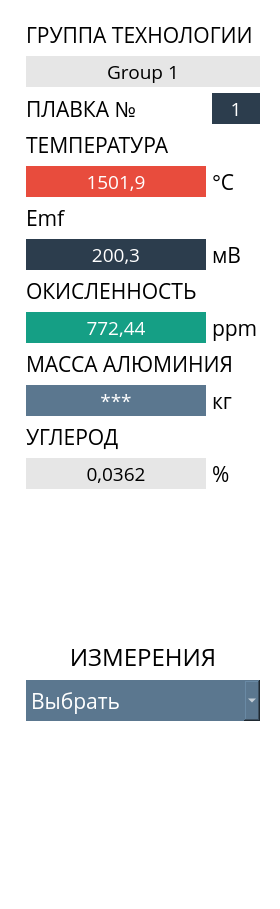
           <widget class="QWidget" name="archiveSteel">
            <property name="styleSheet">
             <string notr="true">background-color: rgb(255, 255, 255);</string>
            </property>
            <layout class="QHBoxLayout" name="horizontalLayout_19">
             <item>
              <widget class="QCustomPlot" name="customPlotSteel" native="true">
               <property name="sizePolicy">
                <sizepolicy hsizetype="Preferred" vsizetype="MinimumExpanding">
                 <horstretch>0</horstretch>
                 <verstretch>0</verstretch>
                </sizepolicy>
               </property>
               <property name="font">
                <font>
                 <family>Open Sans</family>
                 <pointsize>14</pointsize>
                 <weight>75</weight>
                 <bold>true</bold>
                 <stylestrategy>NoAntialias</stylestrategy>
                </font>
               </property>
               <property name="focusPolicy">
                <enum>Qt::ClickFocus</enum>
               </property>
              </widget>
             </item>
             <item>
              <widget class="QFrame" name="frame_6">
               <property name="minimumSize">
                <size>
                 <width>252</width>
                 <height>0</height>
                </size>
               </property>
               <property name="maximumSize">
                <size>
                 <width>252</width>
                 <height>16777215</height>
                </size>
               </property>
               <property name="frameShape">
                <enum>QFrame::NoFrame</enum>
               </property>
               <property name="frameShadow">
                <enum>QFrame::Raised</enum>
               </property>
               <layout class="QGridLayout" name="gridLayout_4">
                <item row="15" column="0" colspan="2">
                 <widget class="QComboBox" name="timeSteel">
                  <property name="sizePolicy">
                   <sizepolicy hsizetype="Preferred" vsizetype="Preferred">
                    <horstretch>0</horstretch>
                    <verstretch>0</verstretch>
                   </sizepolicy>
                  </property>
                  <property name="minimumSize">
                   <size>
                    <width>0</width>
                    <height>41</height>
                   </size>
                  </property>
                  <property name="font">
                   <font>
                    <family>Open Sans</family>
                    <pointsize>16</pointsize>
                   </font>
                  </property>
                  <property name="layoutDirection">
                   <enum>Qt::LeftToRight</enum>
                  </property>
                  <property name="styleSheet">
                   <string notr="true">background-color: rgb(91, 119, 143);
color: rgb(255, 255, 255);
border-radius: 0px;
text-align: center;</string>
                  </property>
                  <property name="currentText">
                   <string>Выбрать</string>
                  </property>
                  <property name="currentIndex">
                   <number>0</number>
                  </property>
                  <property name="insertPolicy">
                   <enum>QComboBox::NoInsert</enum>
                  </property>
                  <property name="iconSize">
                   <size>
                    <width>0</width>
                    <height>0</height>
                   </size>
                  </property>
                  <property name="modelColumn">
                   <number>0</number>
                  </property>
                  <item>
                   <property name="text">
                    <string>Выбрать</string>
                   </property>
                  </item>
                  <item>
                   <property name="text">
                    <string>23.07.18 11:05</string>
                   </property>
                  </item>
                  <item>
                   <property name="text">
                    <string>23.07.18 11:07</string>
                   </property>
                  </item>
                 </widget>
                </item>
                <item row="3" column="0" colspan="2">
                 <widget class="QLabel" name="label_59">
                  <property name="font">
                   <font>
                    <family>Open Sans</family>
                    <pointsize>16</pointsize>
                   </font>
                  </property>
                  <property name="text">
                   <string>ТЕМПЕРАТУРА</string>
                  </property>
                  <property name="alignment">
                   <set>Qt::AlignLeading|Qt::AlignLeft|Qt::AlignVCenter</set>
                  </property>
                 </widget>
                </item>
                <item row="1" column="0" colspan="2">
                 <widget class="QLabel" name="nameSteelTech">
                  <property name="minimumSize">
                   <size>
                    <width>131</width>
                    <height>31</height>
                   </size>
                  </property>
                  <property name="maximumSize">
                   <size>
                    <width>10000000</width>
                    <height>10000000</height>
                   </size>
                  </property>
                  <property name="font">
                   <font>
                    <family>Open Sans</family>
                    <pointsize>14</pointsize>
                   </font>
                  </property>
                  <property name="styleSheet">
                   <string notr="true">background-color: rgb(230, 230, 230);
color: rgb(0, 0, 0);
border-radius: 0px;
</string>
                  </property>
                  <property name="text">
                   <string>Group 1</string>
                  </property>
                  <property name="alignment">
                   <set>Qt::AlignCenter</set>
                  </property>
                 </widget>
                </item>
                <item row="5" column="0" colspan="2">
                 <widget class="QLabel" name="label_56">
                  <property name="font">
                   <font>
                    <family>Open Sans</family>
                    <pointsize>16</pointsize>
                   </font>
                  </property>
                  <property name="text">
                   <string>Emf</string>
                  </property>
                  <property name="alignment">
                   <set>Qt::AlignLeading|Qt::AlignLeft|Qt::AlignVCenter</set>
                  </property>
                 </widget>
                </item>
                <item row="7" column="0" colspan="2">
                 <widget class="QLabel" name="label_18">
                  <property name="font">
                   <font>
                    <family>Open Sans</family>
                    <pointsize>16</pointsize>
                   </font>
                  </property>
                  <property name="text">
                   <string>ОКИСЛЕННОСТЬ</string>
                  </property>
                  <property name="alignment">
                   <set>Qt::AlignLeading|Qt::AlignLeft|Qt::AlignVCenter</set>
                  </property>
                 </widget>
                </item>
                <item row="11" column="0" colspan="2">
                 <widget class="QLabel" name="label_63">
                  <property name="font">
                   <font>
                    <family>Open Sans</family>
                    <pointsize>16</pointsize>
                   </font>
                  </property>
                  <property name="text">
                   <string>УГЛЕРОД</string>
                  </property>
                  <property name="alignment">
                   <set>Qt::AlignLeading|Qt::AlignLeft|Qt::AlignVCenter</set>
                  </property>
                 </widget>
                </item>
                <item row="14" column="0" colspan="2">
                 <widget class="QLabel" name="label_51">
                  <property name="font">
                   <font>
                    <family>Open Sans</family>
                    <pointsize>18</pointsize>
                   </font>
                  </property>
                  <property name="text">
                   <string>ИЗМЕРЕНИЯ</string>
                  </property>
                  <property name="alignment">
                   <set>Qt::AlignCenter</set>
                  </property>
                  <property name="margin">
                   <number>10</number>
                  </property>
                 </widget>
                </item>
                <item row="0" column="0" colspan="2">
                 <widget class="QLabel" name="label_58">
                  <property name="font">
                   <font>
                    <family>Open Sans</family>
                    <pointsize>16</pointsize>
                   </font>
                  </property>
                  <property name="text">
                   <string>ГРУППА ТЕХНОЛОГИИ</string>
                  </property>
                  <property name="alignment">
                   <set>Qt::AlignLeading|Qt::AlignLeft|Qt::AlignVCenter</set>
                  </property>
                 </widget>
                </item>
                <item row="6" column="0">
                 <widget class="QLabel" name="steelEmf">
                  <property name="minimumSize">
                   <size>
                    <width>180</width>
                    <height>31</height>
                   </size>
                  </property>
                  <property name="maximumSize">
                   <size>
                    <width>185</width>
                    <height>45</height>
                   </size>
                  </property>
                  <property name="font">
                   <font>
                    <family>Open Sans</family>
                    <pointsize>14</pointsize>
                   </font>
                  </property>
                  <property name="styleSheet">
                   <string notr="true">background-color:rgb(44, 61, 77);
color: rgb(255 , 255, 255);
border-radius: 0px;</string>
                  </property>
                  <property name="text">
                   <string>200,3</string>
                  </property>
                  <property name="alignment">
                   <set>Qt::AlignCenter</set>
                  </property>
                 </widget>
                </item>
                <item row="4" column="1">
                 <widget class="QLabel" name="label_9">
                  <property name="font">
                   <font>
                    <family>Open Sans</family>
                    <pointsize>16</pointsize>
                   </font>
                  </property>
                  <property name="text">
                   <string>°С</string>
                  </property>
                 </widget>
                </item>
                <item row="4" column="0">
                 <widget class="QLabel" name="steelTemp">
                  <property name="minimumSize">
                   <size>
                    <width>180</width>
                    <height>31</height>
                   </size>
                  </property>
                  <property name="maximumSize">
                   <size>
                    <width>185</width>
                    <height>45</height>
                   </size>
                  </property>
                  <property name="font">
                   <font>
                    <family>Open Sans</family>
                    <pointsize>14</pointsize>
                   </font>
                  </property>
                  <property name="styleSheet">
                   <string notr="true">background-color: rgb(232, 76, 61);
color: rgb(255, 255, 255);
border-radius: 0px;</string>
                  </property>
                  <property name="text">
                   <string>1501,9</string>
                  </property>
                  <property name="alignment">
                   <set>Qt::AlignCenter</set>
                  </property>
                 </widget>
                </item>
                <item row="6" column="1">
                 <widget class="QLabel" name="label_57">
                  <property name="font">
                   <font>
                    <family>Open Sans</family>
                    <pointsize>16</pointsize>
                   </font>
                  </property>
                  <property name="text">
                   <string>мВ</string>
                  </property>
                 </widget>
                </item>
                <item row="8" column="0">
                 <widget class="QLabel" name="steelAO">
                  <property name="minimumSize">
                   <size>
                    <width>180</width>
                    <height>31</height>
                   </size>
                  </property>
                  <property name="maximumSize">
                   <size>
                    <width>185</width>
                    <height>45</height>
                   </size>
                  </property>
                  <property name="font">
                   <font>
                    <family>Open Sans</family>
                    <pointsize>14</pointsize>
                   </font>
                  </property>
                  <property name="styleSheet">
                   <string notr="true">	background-color: rgb(21, 159, 133);
	color: rgb(255, 255, 255);
	border-radius: 0px;</string>
                  </property>
                  <property name="text">
                   <string>772,44</string>
                  </property>
                  <property name="alignment">
                   <set>Qt::AlignCenter</set>
                  </property>
                 </widget>
                </item>
                <item row="8" column="1">
                 <widget class="QLabel" name="label_62">
                  <property name="font">
                   <font>
                    <family>Open Sans</family>
                    <pointsize>16</pointsize>
                   </font>
                  </property>
                  <property name="text">
                   <string>ppm</string>
                  </property>
                 </widget>
                </item>
                <item row="9" column="0" colspan="2">
                 <widget class="QLabel" name="label_61">
                  <property name="font">
                   <font>
                    <family>Open Sans</family>
                    <pointsize>16</pointsize>
                   </font>
                  </property>
                  <property name="text">
                   <string>МАССА АЛЮМИНИЯ</string>
                  </property>
                  <property name="alignment">
                   <set>Qt::AlignLeading|Qt::AlignLeft|Qt::AlignVCenter</set>
                  </property>
                 </widget>
                </item>
                <item row="10" column="1">
                 <widget class="QLabel" name="label_60">
                  <property name="font">
                   <font>
                    <family>Open Sans</family>
                    <pointsize>16</pointsize>
                   </font>
                  </property>
                  <property name="text">
                   <string>кг</string>
                  </property>
                 </widget>
                </item>
                <item row="10" column="0">
                 <widget class="QLabel" name="steelAl">
                  <property name="minimumSize">
                   <size>
                    <width>180</width>
                    <height>31</height>
                   </size>
                  </property>
                  <property name="maximumSize">
                   <size>
                    <width>185</width>
                    <height>45</height>
                   </size>
                  </property>
                  <property name="font">
                   <font>
                    <family>Open Sans</family>
                    <pointsize>14</pointsize>
                   </font>
                  </property>
                  <property name="styleSheet">
                   <string notr="true">	background-color: rgb(91, 119, 143);
	color: rgb(255, 255, 255);
	border-radius: 0px;</string>
                  </property>
                  <property name="text">
                   <string>***</string>
                  </property>
                  <property name="alignment">
                   <set>Qt::AlignCenter</set>
                  </property>
                 </widget>
                </item>
                <item row="12" column="0">
                 <widget class="QLabel" name="steelC">
                  <property name="minimumSize">
                   <size>
                    <width>180</width>
                    <height>31</height>
                   </size>
                  </property>
                  <property name="maximumSize">
                   <size>
                    <width>185</width>
                    <height>45</height>
                   </size>
                  </property>
                  <property name="font">
                   <font>
                    <family>Open Sans</family>
                    <pointsize>14</pointsize>
                   </font>
                  </property>
                  <property name="styleSheet">
                   <string notr="true">background-color: rgb(230, 230, 230);
color: rgb(0, 0, 0);
border-radius: 0px;
</string>
                  </property>
                  <property name="text">
                   <string>0,0362</string>
                  </property>
                  <property name="alignment">
                   <set>Qt::AlignCenter</set>
                  </property>
                 </widget>
                </item>
                <item row="12" column="1">
                 <widget class="QLabel" name="label_64">
                  <property name="font">
                   <font>
                    <family>Open Sans</family>
                    <pointsize>16</pointsize>
                   </font>
                  </property>
                  <property name="text">
                   <string>%</string>
                  </property>
                 </widget>
                </item>
                <item row="13" column="0">
                 <spacer name="verticalSpacer_22">
                  <property name="orientation">
                   <enum>Qt::Vertical</enum>
                  </property>
                  <property name="sizeHint" stdset="0">
                   <size>
                    <width>20</width>
                    <height>145</height>
                   </size>
                  </property>
                 </spacer>
                </item>
                <item row="16" column="0">
                 <spacer name="verticalSpacer_23">
                  <property name="orientation">
                   <enum>Qt::Vertical</enum>
                  </property>
                  <property name="sizeHint" stdset="0">
                   <size>
                    <width>20</width>
                    <height>168</height>
                   </size>
                  </property>
                 </spacer>
                </item>
                <item row="2" column="0">
                 <widget class="QLabel" name="label_65">
                  <property name="font">
                   <font>
                    <family>Open Sans</family>
                    <pointsize>16</pointsize>
                   </font>
                  </property>
                  <property name="text">
                   <string>ПЛАВКА №</string>
                  </property>
                  <property name="alignment">
                   <set>Qt::AlignLeading|Qt::AlignLeft|Qt::AlignVCenter</set>
                  </property>
                 </widget>
                </item>
                <item row="2" column="1">
                 <widget class="QLabel" name="nameSteelSmelt">
                  <property name="minimumSize">
                   <size>
                    <width>0</width>
                    <height>31</height>
                   </size>
                  </property>
                  <property name="maximumSize">
                   <size>
                    <width>10000000</width>
                    <height>10000000</height>
                   </size>
                  </property>
                  <property name="font">
                   <font>
                    <family>Open Sans</family>
                    <pointsize>14</pointsize>
                   </font>
                  </property>
                  <property name="styleSheet">
                   <string notr="true">background-color:rgb(44, 61, 77);
color: rgb(255 , 255, 255);
border-radius: 0px;</string>
                  </property>
                  <property name="text">
                   <string>1</string>
                  </property>
                  <property name="alignment">
                   <set>Qt::AlignCenter</set>
                  </property>
                 </widget>
                </item>
               </layout>
              </widget>
             </item>
            </layout>
           </widget>
